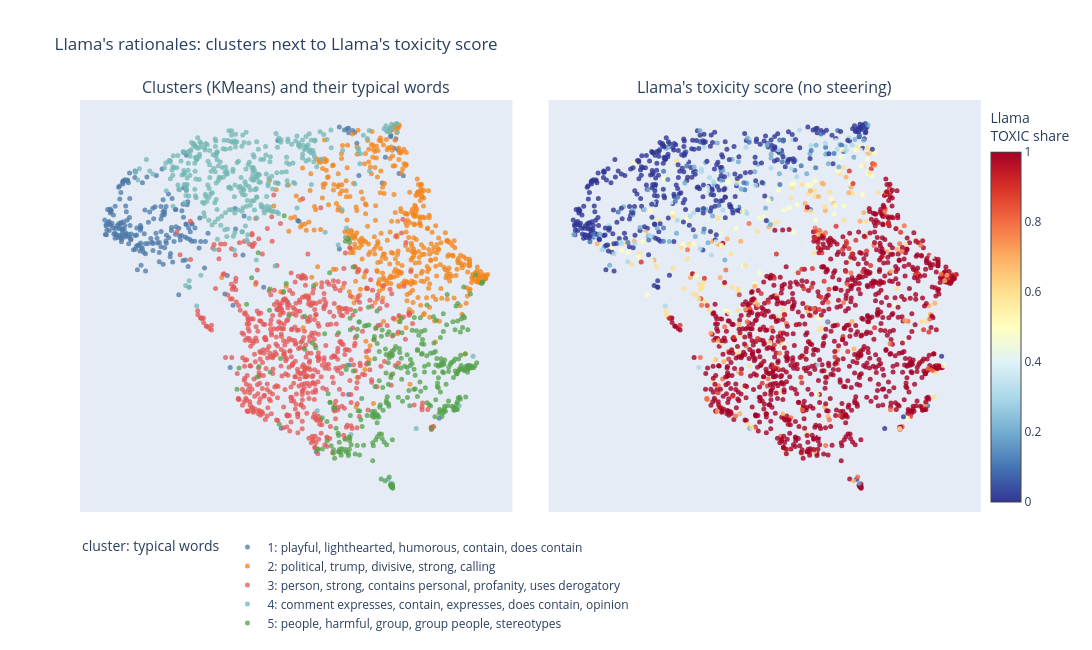

This figure's notebook cell:
### Code cell
hover = {"x": False, "y": False, "comment": True, "rationale": True, "human": ":.2f", "prior": ":.2f",
         "best_alpha": ":+.2f", "cluster": True}                     # for the single-panel plots below
from plotly.subplots import make_subplots

custom = np.stack([df.comment, df.rationale, df.human, df.prior, df.best_alpha, df.cluster], axis=1)
hovertemplate = ("cluster %{customdata[5]}<br>%{customdata[0]}<br><br><i>%{customdata[1]}</i><br>"
                 "human %{customdata[2]:.2f}, Llama %{customdata[3]:.2f}, best α %{customdata[4]:+.2f}<extra></extra>")
fig = make_subplots(1, 2, horizontal_spacing=0.04,
                    subplot_titles=("Clusters (KMeans) and their typical words", "Llama's toxicity score (no steering)"))
colors = px.colors.qualitative.T10
for c in sorted(df.cluster.unique(), key=int):
    m = (df.cluster == c).to_numpy()
    fig.add_trace(go.Scatter(x=df.x[m], y=df.y[m], mode="markers", name=f"{c}: {words[int(c) - 1]}",
                             marker=dict(size=5, opacity=0.75, color=colors[(int(c) - 1) % len(colors)]),
                             customdata=custom[m], hovertemplate=hovertemplate, legendgroup="clusters"), 1, 1)
fig.add_trace(go.Scatter(x=df.x, y=df.y, mode="markers", showlegend=False, customdata=custom,
                         hovertemplate=hovertemplate,
                         marker=dict(size=5, opacity=0.8, color=df.prior, colorscale="RdYlBu_r", cmin=0, cmax=1,
                                     colorbar=dict(title="Llama<br>TOXIC share", x=1.0))), 1, 2)
fig.update_xaxes(visible=False); fig.update_yaxes(visible=False)
fig.update_layout(title="Llama's rationales: clusters next to Llama's toxicity score", width=1500, height=650,
                  legend=dict(title="cluster: typical words", orientation="h", y=-0.05, x=0))
fig.show()

### Figure 1 — Plotly figure (JSON) as saved in the notebook; plotly's stock layout.template omitted (floating-point values rounded to 4 significant figures; data arrays with more than 128 entries replaced by an {"elided": "..."} marker saying what was removed)
{"data": [{"customdata": {"elided": "223x6 mixed values"}, "hovertemplate": "cluster %{customdata[5]}<br>%{customdata[0]}<br><br><i>%{customdata[1]}</i><br>human %{customdata[2]:.2f}, Llama %{customdata[3]:.2f}, best α %{customdata[4]:+.2f}<extra></extra>", "legendgroup": "clusters", "marker": {"color": "#4C78A8", "opacity": 0.75, "size": 5}, "mode": "markers", "name": "1: playful, lighthearted, humorous, contain, does contain", "type": "scatter", "x": {"elided": "223 float values"}, "xaxis": "x", "y": {"elided": "223 float values"}, "yaxis": "y"}, {"customdata": {"elided": "478x6 mixed values"}, "hovertemplate": "cluster %{customdata[5]}<br>%{customdata[0]}<br><br><i>%{customdata[1]}</i><br>human %{customdata[2]:.2f}, Llama %{customdata[3]:.2f}, best α %{customdata[4]:+.2f}<extra></extra>", "legendgroup": "clusters", "marker": {"color": "#F58518", "opacity": 0.75, "size": 5}, "mode": "markers", "name": "2: political, trump, divisive, strong, calling", "type": "scatter", "x": {"elided": "478 float values"}, "xaxis": "x", "y": {"elided": "478 float values"}, "yaxis": "y"}, {"customdata": {"elided": "620x6 mixed values"}, "hovertemplate": "cluster %{customdata[5]}<br>%{customdata[0]}<br><br><i>%{customdata[1]}</i><br>human %{customdata[2]:.2f}, Llama %{customdata[3]:.2f}, best α %{customdata[4]:+.2f}<extra></extra>", "legendgroup": "clusters", "marker": {"color": "#E45756", "opacity": 0.75, "size": 5}, "mode": "markers", "name": "3: person, strong, contains personal, profanity, uses derogatory", "type": "scatter", "x": {"elided": "620 float values"}, "xaxis": "x", "y": {"elided": "620 float values"}, "yaxis": "y"}, {"customdata": {"elided": "353x6 mixed values"}, "hovertemplate": "cluster %{customdata[5]}<br>%{customdata[0]}<br><br><i>%{customdata[1]}</i><br>human %{customdata[2]:.2f}, Llama %{customdata[3]:.2f}, best α %{customdata[4]:+.2f}<extra></extra>", "legendgroup": "clusters", "marker": {"color": "#72B7B2", "opacity": 0.75, "size": 5}, "mode": "markers", "name": "4: comment expresses, contain, expresses, does contain, opinion", "type": "scatter", "x": {"elided": "353 float values"}, "xaxis": "x", "y": {"elided": "353 float values"}, "yaxis": "y"}, {"customdata": {"elided": "326x6 mixed values"}, "hovertemplate": "cluster %{customdata[5]}<br>%{customdata[0]}<br><br><i>%{customdata[1]}</i><br>human %{customdata[2]:.2f}, Llama %{customdata[3]:.2f}, best α %{customdata[4]:+.2f}<extra></extra>", "legendgroup": "clusters", "marker": {"color": "#54A24B", "opacity": 0.75, "size": 5}, "mode": "markers", "name": "5: people, harmful, group, group people, stereotypes", "type": "scatter", "x": {"elided": "326 float values"}, "xaxis": "x", "y": {"elided": "326 float values"}, "yaxis": "y"}, {"customdata": {"elided": "2000x6 mixed values"}, "hovertemplate": "cluster %{customdata[5]}<br>%{customdata[0]}<br><br><i>%{customdata[1]}</i><br>human %{customdata[2]:.2f}, Llama %{customdata[3]:.2f}, best α %{customdata[4]:+.2f}<extra></extra>", "marker": {"cmax": 1, "cmin": 0, "color": {"elided": "2000 float values"}, "colorbar": {"title": {"text": "Llama<br>TOXIC share"}, "x": 1}, "colorscale": [[0, "rgb(49,54,149)"], [0.1, "rgb(69,117,180)"], [0.2, "rgb(116,173,209)"], [0.3, "rgb(171,217,233)"], [0.4, "rgb(224,243,248)"], [0.5, "rgb(255,255,191)"], [0.6, "rgb(254,224,144)"], [0.7, "rgb(253,174,97)"], [0.8, "rgb(244,109,67)"], [0.9, "rgb(215,48,39)"], [1, "rgb(165,0,38)"]], "opacity": 0.8, "size": 5}, "mode": "markers", "showlegend": false, "type": "scatter", "x": {"elided": "2000 float values"}, "xaxis": "x2", "y": {"elided": "2000 float values"}, "yaxis": "y2"}], "layout": {"annotations": [{"font": {"size": 16}, "showarrow": false, "text": "Clusters (KMeans) and their typical words", "x": 0.24, "xanchor": "center", "xref": "paper", "y": 1, "yanchor": "bottom", "yref": "paper"}, {"font": {"size": 16}, "showarrow": false, "text": "Llama's toxicity score (no steering)", "x": 0.76, "xanchor": "center", "xref": "paper", "y": 1, "yanchor": "bottom", "yref": "paper"}], "height": 650, "legend": {"orientation": "h", "title": {"text": "cluster: typical words"}, "x": 0, "y": -0.05}, "title": {"text": "Llama's rationales: clusters next to Llama's toxicity score"}, "width": 1500, "xaxis": {"anchor": "y", "domain": [0, 0.48], "visible": false}, "xaxis2": {"anchor": "y2", "domain": [0.52, 1], "visible": false}, "yaxis": {"anchor": "x", "domain": [0, 1], "visible": false}, "yaxis2": {"anchor": "x2", "domain": [0, 1], "visible": false}}}
